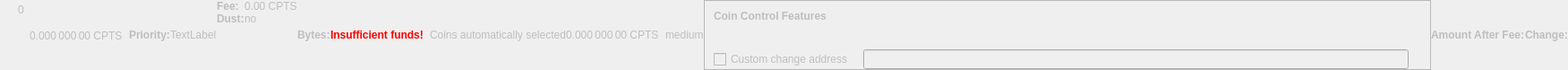
    <widget class="QWidget" name="dummyHideWidget" native="true">
     <property name="enabled">
      <bool>false</bool>
     </property>
     <property name="maximumSize">
      <size>
       <width>100</width>
       <height>16</height>
      </size>
     </property>
     <layout class="QHBoxLayout" name="dummyHideLayout">
      <property name="spacing">
       <number>0</number>
      </property>
      <property name="leftMargin">
       <number>0</number>
      </property>
      <property name="topMargin">
       <number>0</number>
      </property>
      <property name="rightMargin">
       <number>0</number>
      </property>
      <property name="bottomMargin">
       <number>0</number>
      </property>
      <item>
       <layout class="QFormLayout" name="formLayoutCoinControl1">
        <property name="horizontalSpacing">
         <number>10</number>
        </property>
        <property name="verticalSpacing">
         <number>14</number>
        </property>
        <property name="leftMargin">
         <number>10</number>
        </property>
        <property name="topMargin">
         <number>4</number>
        </property>
        <property name="rightMargin">
         <number>6</number>
        </property>
        <item row="0" column="1">
         <widget class="QLabel" name="labelCoinControlBytes">
          <property name="cursor">
           <cursorShape>IBeamCursor</cursorShape>
          </property>
          <property name="contextMenuPolicy">
           <enum>Qt::ActionsContextMenu</enum>
          </property>
          <property name="text">
           <string notr="true">0</string>
          </property>
          <property name="textInteractionFlags">
           <set>Qt::LinksAccessibleByMouse|Qt::TextSelectableByKeyboard|Qt::TextSelectableByMouse</set>
          </property>
         </widget>
        </item>
       </layout>
      </item>
      <item>
       <widget class="QLabel" name="labelCoinControlAfterFee">
        <property name="enabled">
         <bool>false</bool>
        </property>
        <property name="sizePolicy">
         <sizepolicy hsizetype="Fixed" vsizetype="Fixed">
          <horstretch>0</horstretch>
          <verstretch>0</verstretch>
         </sizepolicy>
        </property>
        <property name="minimumSize">
         <size>
          <width>111</width>
          <height>12</height>
         </size>
        </property>
        <property name="maximumSize">
         <size>
          <width>111</width>
          <height>12</height>
         </size>
        </property>
        <property name="cursor">
         <cursorShape>IBeamCursor</cursorShape>
        </property>
        <property name="contextMenuPolicy">
         <enum>Qt::ActionsContextMenu</enum>
        </property>
        <property name="text">
         <string notr="true">0.000 000 00 CPTS</string>
        </property>
        <property name="textInteractionFlags">
         <set>Qt::LinksAccessibleByMouse|Qt::TextSelectableByKeyboard|Qt::TextSelectableByMouse</set>
        </property>
       </widget>
      </item>
      <item>
       <widget class="QLabel" name="labelCoinControlPriorityText">
        <property name="enabled">
         <bool>false</bool>
        </property>
        <property name="font">
         <font>
          <weight>75</weight>
          <bold>true</bold>
         </font>
        </property>
        <property name="text">
         <string>Priority:</string>
        </property>
       </widget>
      </item>
      <item>
       <layout class="QHBoxLayout" name="horizontalLayout">
        <item>
         <widget class="QLabel" name="WarningLabel">
          <property name="text">
           <string>TextLabel</string>
          </property>
         </widget>
        </item>
       </layout>
      </item>
      <item>
       <layout class="QFormLayout" name="formLayoutCoinControl3">
        <property name="horizontalSpacing">
         <number>0</number>
        </property>
        <property name="verticalSpacing">
         <number>0</number>
        </property>
        <property name="leftMargin">
         <number>0</number>
        </property>
        <property name="topMargin">
         <number>0</number>
        </property>
        <property name="rightMargin">
         <number>0</number>
        </property>
        <item row="0" column="0">
         <widget class="QLabel" name="labelCoinControlFeeText">
          <property name="enabled">
           <bool>false</bool>
          </property>
          <property name="font">
           <font>
            <weight>75</weight>
            <bold>true</bold>
           </font>
          </property>
          <property name="text">
           <string>Fee:</string>
          </property>
          <property name="margin">
           <number>0</number>
          </property>
         </widget>
        </item>
        <item row="0" column="1">
         <widget class="QLabel" name="labelCoinControlFee">
          <property name="enabled">
           <bool>false</bool>
          </property>
          <property name="cursor">
           <cursorShape>IBeamCursor</cursorShape>
          </property>
          <property name="contextMenuPolicy">
           <enum>Qt::ActionsContextMenu</enum>
          </property>
          <property name="text">
           <string notr="true">0.00 CPTS</string>
          </property>
          <property name="textInteractionFlags">
           <set>Qt::LinksAccessibleByMouse|Qt::TextSelectableByKeyboard|Qt::TextSelectableByMouse</set>
          </property>
         </widget>
        </item>
        <item row="1" column="0">
         <widget class="QLabel" name="labelCoinControlLowOutputText">
          <property name="enabled">
           <bool>false</bool>
          </property>
          <property name="font">
           <font>
            <weight>75</weight>
            <bold>true</bold>
           </font>
          </property>
          <property name="text">
           <string>Dust:</string>
          </property>
         </widget>
        </item>
        <item row="1" column="1">
         <widget class="QLabel" name="labelCoinControlLowOutput">
          <property name="enabled">
           <bool>false</bool>
          </property>
          <property name="cursor">
           <cursorShape>IBeamCursor</cursorShape>
          </property>
          <property name="contextMenuPolicy">
           <enum>Qt::ActionsContextMenu</enum>
          </property>
          <property name="text">
           <string>no</string>
          </property>
          <property name="textInteractionFlags">
           <set>Qt::LinksAccessibleByMouse|Qt::TextSelectableByKeyboard|Qt::TextSelectableByMouse</set>
          </property>
         </widget>
        </item>
       </layout>
      </item>
      <item>
       <widget class="QLabel" name="labelCoinControlBytesText">
        <property name="enabled">
         <bool>false</bool>
        </property>
        <property name="font">
         <font>
          <weight>75</weight>
          <bold>true</bold>
         </font>
        </property>
        <property name="text">
         <string>Bytes:</string>
        </property>
       </widget>
      </item>
      <item>
       <layout class="QFormLayout" name="formLayoutCoinControl2">
        <property name="horizontalSpacing">
         <number>0</number>
        </property>
        <property name="verticalSpacing">
         <number>0</number>
        </property>
        <property name="leftMargin">
         <number>0</number>
        </property>
        <property name="topMargin">
         <number>0</number>
        </property>
        <property name="rightMargin">
         <number>0</number>
        </property>
       </layout>
      </item>
      <item>
       <layout class="QHBoxLayout" name="horizontalLayoutCoinControl2">
        <property name="spacing">
         <number>0</number>
        </property>
        <property name="bottomMargin">
         <number>0</number>
        </property>
       </layout>
      </item>
      <item>
       <widget class="QLabel" name="labelCoinControlInsuffFunds">
        <property name="enabled">
         <bool>false</bool>
        </property>
        <property name="minimumSize">
         <size>
          <width>0</width>
          <height>0</height>
         </size>
        </property>
        <property name="font">
         <font>
          <weight>75</weight>
          <bold>true</bold>
         </font>
        </property>
        <property name="styleSheet">
         <string notr="true">color:red;font-weight:bold;</string>
        </property>
        <property name="text">
         <string>Insufficient funds!</string>
        </property>
        <property name="margin">
         <number>5</number>
        </property>
       </widget>
      </item>
      <item>
       <layout class="QFormLayout" name="formLayoutCoinControl4">
        <property name="horizontalSpacing">
         <number>0</number>
        </property>
        <property name="verticalSpacing">
         <number>0</number>
        </property>
        <property name="leftMargin">
         <number>0</number>
        </property>
        <property name="topMargin">
         <number>0</number>
        </property>
        <property name="rightMargin">
         <number>0</number>
        </property>
       </layout>
      </item>
      <item>
       <widget class="QLabel" name="labelCoinControlChangeLabel">
        <property name="enabled">
         <bool>false</bool>
        </property>
        <property name="sizePolicy">
         <sizepolicy hsizetype="Preferred" vsizetype="Expanding">
          <horstretch>0</horstretch>
          <verstretch>0</verstretch>
         </sizepolicy>
        </property>
        <property name="minimumSize">
         <size>
          <width>0</width>
          <height>0</height>
         </size>
        </property>
        <property name="text">
         <string/>
        </property>
        <property name="margin">
         <number>3</number>
        </property>
       </widget>
      </item>
      <item>
       <widget class="QLabel" name="labelCoinControlAutomaticallySelected">
        <property name="enabled">
         <bool>false</bool>
        </property>
        <property name="sizePolicy">
         <sizepolicy hsizetype="Fixed" vsizetype="Fixed">
          <horstretch>0</horstretch>
          <verstretch>0</verstretch>
         </sizepolicy>
        </property>
        <property name="minimumSize">
         <size>
          <width>0</width>
          <height>0</height>
         </size>
        </property>
        <property name="maximumSize">
         <size>
          <width>240</width>
          <height>16777215</height>
         </size>
        </property>
        <property name="text">
         <string>Coins automatically selected</string>
        </property>
        <property name="margin">
         <number>5</number>
        </property>
       </widget>
      </item>
      <item>
       <widget class="QLabel" name="labelCoinControlChange">
        <property name="enabled">
         <bool>false</bool>
        </property>
        <property name="sizePolicy">
         <sizepolicy hsizetype="Fixed" vsizetype="Fixed">
          <horstretch>0</horstretch>
          <verstretch>0</verstretch>
         </sizepolicy>
        </property>
        <property name="minimumSize">
         <size>
          <width>111</width>
          <height>0</height>
         </size>
        </property>
        <property name="maximumSize">
         <size>
          <width>111</width>
          <height>16777215</height>
         </size>
        </property>
        <property name="cursor">
         <cursorShape>IBeamCursor</cursorShape>
        </property>
        <property name="contextMenuPolicy">
         <enum>Qt::ActionsContextMenu</enum>
        </property>
        <property name="text">
         <string notr="true">0.000 000 00 CPTS</string>
        </property>
        <property name="textInteractionFlags">
         <set>Qt::LinksAccessibleByMouse|Qt::TextSelectableByKeyboard|Qt::TextSelectableByMouse</set>
        </property>
       </widget>
      </item>
      <item>
       <widget class="QLabel" name="labelCoinControlPriority">
        <property name="enabled">
         <bool>false</bool>
        </property>
        <property name="cursor">
         <cursorShape>IBeamCursor</cursorShape>
        </property>
        <property name="contextMenuPolicy">
         <enum>Qt::ActionsContextMenu</enum>
        </property>
        <property name="text">
         <string>medium</string>
        </property>
        <property name="textInteractionFlags">
         <set>Qt::LinksAccessibleByMouse|Qt::TextSelectableByKeyboard|Qt::TextSelectableByMouse</set>
        </property>
       </widget>
      </item>
      <item>
       <widget class="QFrame" name="frameCoinControl">
        <property name="sizePolicy">
         <sizepolicy hsizetype="Expanding" vsizetype="Expanding">
          <horstretch>0</horstretch>
          <verstretch>0</verstretch>
         </sizepolicy>
        </property>
        <property name="maximumSize">
         <size>
          <width>16777215</width>
          <height>16777215</height>
         </size>
        </property>
        <property name="frameShape">
         <enum>QFrame::StyledPanel</enum>
        </property>
        <property name="frameShadow">
         <enum>QFrame::Sunken</enum>
        </property>
        <layout class="QVBoxLayout" name="verticalLayoutCoinControl2_2">
         <property name="spacing">
          <number>0</number>
         </property>
         <property name="leftMargin">
          <number>0</number>
         </property>
         <property name="topMargin">
          <number>0</number>
         </property>
         <property name="rightMargin">
          <number>0</number>
         </property>
         <property name="bottomMargin">
          <number>0</number>
         </property>
         <item>
          <layout class="QVBoxLayout" name="verticalLayoutCoinControl" stretch="0,0,0,1">
           <property name="spacing">
            <number>0</number>
           </property>
           <property name="leftMargin">
            <number>10</number>
           </property>
           <property name="topMargin">
            <number>10</number>
           </property>
           <item>
            <layout class="QHBoxLayout" name="horizontalLayoutCoinControl1">
             <property name="bottomMargin">
              <number>15</number>
             </property>
             <item>
              <widget class="QLabel" name="labelCoinControlFeatures">
               <property name="enabled">
                <bool>false</bool>
               </property>
               <property name="sizePolicy">
                <sizepolicy hsizetype="Preferred" vsizetype="Maximum">
                 <horstretch>0</horstretch>
                 <verstretch>0</verstretch>
                </sizepolicy>
               </property>
               <property name="font">
                <font>
                 <weight>75</weight>
                 <bold>true</bold>
                </font>
               </property>
               <property name="styleSheet">
                <string notr="true">font-weight:bold;</string>
               </property>
               <property name="text">
                <string>Coin Control Features</string>
               </property>
              </widget>
             </item>
            </layout>
           </item>
           <item>
            <widget class="QWidget" name="widgetCoinControl" native="true">
             <property name="sizePolicy">
              <sizepolicy hsizetype="Preferred" vsizetype="Preferred">
               <horstretch>0</horstretch>
               <verstretch>0</verstretch>
              </sizepolicy>
             </property>
             <property name="minimumSize">
              <size>
               <width>0</width>
               <height>0</height>
              </size>
             </property>
             <property name="styleSheet">
              <string notr="true"/>
             </property>
             <layout class="QHBoxLayout" name="horizontalLayoutCoinControl5_2">
              <property name="leftMargin">
               <number>0</number>
              </property>
              <property name="topMargin">
               <number>0</number>
              </property>
              <property name="rightMargin">
               <number>0</number>
              </property>
              <property name="bottomMargin">
               <number>0</number>
              </property>
              <item>
               <layout class="QHBoxLayout" name="horizontalLayoutCoinControl3">
                <property name="spacing">
                 <number>20</number>
                </property>
                <property name="topMargin">
                 <number>0</number>
                </property>
                <property name="bottomMargin">
                 <number>10</number>
                </property>
               </layout>
              </item>
             </layout>
            </widget>
           </item>
           <item>
            <layout class="QHBoxLayout" name="horizontalLayoutCoinControl4" stretch="0,0,0">
             <property name="spacing">
              <number>12</number>
             </property>
             <property name="sizeConstraint">
              <enum>QLayout::SetDefaultConstraint</enum>
             </property>
             <property name="topMargin">
              <number>5</number>
             </property>
             <property name="rightMargin">
              <number>5</number>
             </property>
             <item>
              <widget class="QCheckBox" name="checkBoxCoinControlChange">
               <property name="enabled">
                <bool>false</bool>
               </property>
               <property name="toolTip">
                <string>If this is activated, but the change address is empty or invalid, change will be sent to a newly generated address.</string>
               </property>
               <property name="text">
                <string>Custom change address</string>
               </property>
              </widget>
             </item>
             <item>
              <widget class="QValidatedLineEdit" name="lineEditCoinControlChange">
               <property name="enabled">
                <bool>false</bool>
               </property>
               <property name="sizePolicy">
                <sizepolicy hsizetype="Expanding" vsizetype="Fixed">
                 <horstretch>0</horstretch>
                 <verstretch>0</verstretch>
                </sizepolicy>
               </property>
              </widget>
             </item>
             <item>
              <widget class="QLabel" name="labelCoinControlChangeLabel_2">
               <property name="sizePolicy">
                <sizepolicy hsizetype="Preferred" vsizetype="Expanding">
                 <horstretch>0</horstretch>
                 <verstretch>0</verstretch>
                </sizepolicy>
               </property>
               <property name="minimumSize">
                <size>
                 <width>0</width>
                 <height>0</height>
                </size>
               </property>
               <property name="text">
                <string/>
               </property>
               <property name="margin">
                <number>3</number>
               </property>
              </widget>
             </item>
            </layout>
           </item>
           <item>
            <spacer name="verticalSpacerCoinControl">
             <property name="orientation">
              <enum>Qt::Vertical</enum>
             </property>
             <property name="sizeHint" stdset="0">
              <size>
               <width>800</width>
               <height>1</height>
              </size>
             </property>
            </spacer>
           </item>
          </layout>
         </item>
        </layout>
       </widget>
      </item>
      <item>
       <widget class="QLabel" name="labelCoinControlAfterFeeText">
        <property name="enabled">
         <bool>false</bool>
        </property>
        <property name="minimumSize">
         <size>
          <width>0</width>
          <height>0</height>
         </size>
        </property>
        <property name="maximumSize">
         <size>
          <width>16777215</width>
          <height>16777215</height>
         </size>
        </property>
        <property name="font">
         <font>
          <weight>75</weight>
          <bold>true</bold>
         </font>
        </property>
        <property name="text">
         <string>Amount After Fee:</string>
        </property>
        <property name="alignment">
         <set>Qt::AlignLeading|Qt::AlignLeft|Qt::AlignVCenter</set>
        </property>
        <property name="margin">
         <number>0</number>
        </property>
       </widget>
      </item>
      <item>
       <widget class="QLabel" name="labelCoinControlChangeText">
        <property name="enabled">
         <bool>false</bool>
        </property>
        <property name="sizePolicy">
         <sizepolicy hsizetype="Preferred" vsizetype="Preferred">
          <horstretch>0</horstretch>
          <verstretch>0</verstretch>
         </sizepolicy>
        </property>
        <property name="minimumSize">
         <size>
          <width>0</width>
          <height>0</height>
         </size>
        </property>
        <property name="maximumSize">
         <size>
          <width>16777215</width>
          <height>16777215</height>
         </size>
        </property>
        <property name="font">
         <font>
          <weight>75</weight>
          <bold>true</bold>
         </font>
        </property>
        <property name="text">
         <string>Change:</string>
        </property>
        <property name="alignment">
         <set>Qt::AlignLeading|Qt::AlignLeft|Qt::AlignVCenter</set>
        </property>
       </widget>
      </item>
     </layout>
    </widget>
